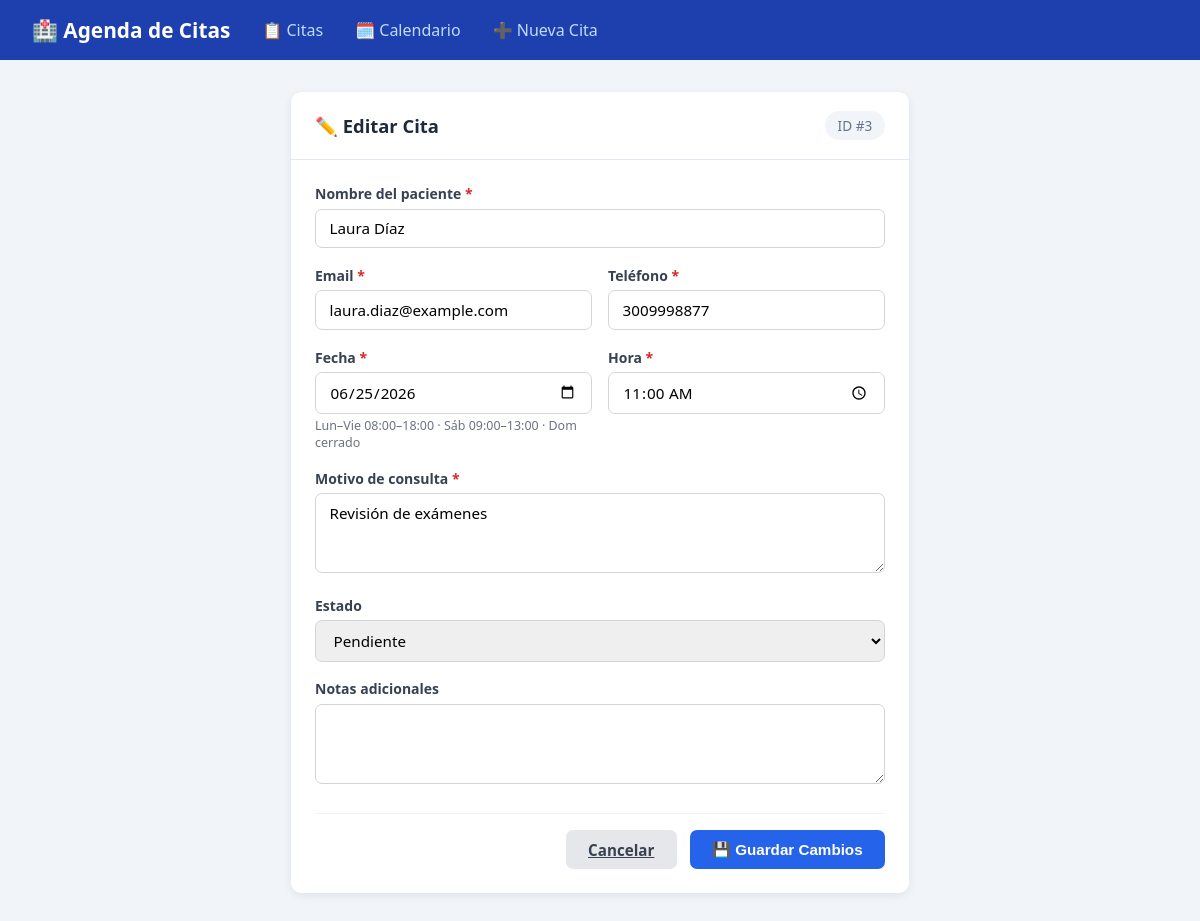
The app's page /editar.php?id=3 with its own data.
### tables this page shows
CREATE TABLE IF NOT EXISTS citas (
    id        INT AUTO_INCREMENT PRIMARY KEY,
    nombre    VARCHAR(150)      NOT NULL,
    email     VARCHAR(150)      NOT NULL,
    telefono  VARCHAR(30)       NOT NULL,
    fecha     DATE              NOT NULL,
    hora      TIME              NOT NULL,
    motivo    VARCHAR(255)      NOT NULL,
    estado    ENUM('Pendiente','Confirmada','Completada','Cancelada') NOT NULL DEFAULT 'Pendiente',
    notas     TEXT              NULL,
    creado_en TIMESTAMP         NOT NULL DEFAULT CURRENT_TIMESTAMP,

    INDEX idx_fecha (fecha),
    INDEX idx_estado (estado)
);

### editar.php (the view, shortened to what this page needs)
<?php
require 'conexion.php';
$id = (int)($_GET['id'] ?? 0);
$cita = $conn->query("SELECT * FROM citas WHERE id = $id")->fetch_assoc();
?>
<!DOCTYPE html>
<html lang="es">
<head>
</head>
<body>
<nav>
  <h1>🏥 Agenda de Citas</h1>
  <a href="index.php">📋 Citas</a>
  <a href="calendario.php">🗓️ Calendario</a>
  <a href="nueva.php">➕ Nueva Cita</a>
</nav>
<div class="container">
  <div class="card">
    <div class="card-header">
      <h2>✏️ Editar Cita</h2>
      <span class="id-badge">ID #<?= $id ?></span>
    </div>
    <div class="card-body">
      <form method="POST" action="editar.php?id=<?= $id ?>">
        <div class="form-group">
          <label>Nombre del paciente <span class="required">*</span></label>
          <input type="text" name="nombre" value="<?= htmlspecialchars($cita['nombre']) ?>" required>
        </div>
        <div class="row">
          <div class="form-group">
            <label>Email <span class="required">*</span></label>
            <input type="email" name="email" value="<?= htmlspecialchars($cita['email']) ?>" required>
          </div>
          <div class="form-group">
            <label>Teléfono <span class="required">*</span></label>
            <input type="tel" name="telefono" value="<?= htmlspecialchars($cita['telefono']) ?>" required>
          </div>
        </div>
        <div class="row">
          <div class="form-group">
            <label>Fecha <span class="required">*</span></label>
            <input type="date" name="fecha" value="<?= $cita['fecha'] ?>" required>
            <div class="hint">Lun–Vie 08:00–18:00 · Sáb 09:00–13:00 · Dom cerrado</div>
          </div>
          <div class="form-group">
            <label>Hora <span class="required">*</span></label>
            <input type="time" name="hora" value="<?= substr($cita['hora'],0,5) ?>" step="1800" required>
          </div>
        </div>
        <div class="form-group">
          <label>Motivo de consulta <span class="required">*</span></label>
          <textarea name="motivo" required><?= htmlspecialchars($cita['motivo']) ?></textarea>
        </div>
        <div class="row">
          <div class="form-group">
            <label>Estado</label>
            <select name="estado">
              <?php foreach (['Pendiente','Confirmada','Completada','Cancelada'] as $e): ?>
                <option value="<?= $e ?>" <?= $cita['estado']===$e ? 'selected':'' ?>><?= $e ?></option>
              <?php endforeach; ?>
            </select>
          </div>
        </div>
        <div class="form-group">
          <label>Notas adicionales</label>
          <textarea name="notas"><?= htmlspecialchars($cita['notas'] ?? '') ?></textarea>
        </div>
        <div class="footer-btns">
          <a href="index.php" class="btn btn-secondary">Cancelar</a>
          <button type="submit" class="btn btn-primary">💾 Guardar Cambios</button>
        </div>
      </form>
    </div>
  </div>
</div>
</body>
</html>

### editar.php (style rules this page uses)
* { box-sizing:border-box; margin:0; padding:0; }
body { font-family:'Segoe UI',sans-serif; background:#f1f5f9; color:#1e293b; }
nav { background:#1e40af; color:white; padding:1rem 2rem; display:flex; align-items:center; gap:2rem; }
nav h1 { font-size:1.3rem; }
nav a { color:#bfdbfe; text-decoration:none; }
.container { max-width:650px; margin:2rem auto; padding:0 1rem; }
.card { background:white; border-radius:10px; box-shadow:0 2px 8px rgba(0,0,0,.08); }
.card-header { padding:1.2rem 1.5rem; border-bottom:1px solid #e2e8f0; display:flex; justify-content:space-between; align-items:center; }
.card-header h2 { font-size:1.15rem; }
.card-body { padding:1.5rem; }
.form-group { margin-bottom:1.1rem; }
label { display:block; font-size:.875rem; font-weight:600; color:#374151; margin-bottom:.35rem; }
input, select, textarea { width:100%; padding:.55rem .85rem; border:1px solid #d1d5db; border-radius:7px; font-size:.95rem; font-family:inherit; }
textarea { resize:vertical; min-height:80px; }
.row { display:flex; gap:1rem; }
.row .form-group { flex:1; }
.btn { padding:.6rem 1.4rem; border:none; border-radius:7px; cursor:pointer; font-size:.95rem; font-weight:600; }
.btn-primary { background:#2563eb; color:white; }
.btn-secondary { background:#e5e7eb; color:#374151; }
.required { color:#dc2626; }
.hint { font-size:.78rem; color:#6b7280; margin-top:.2rem; }
.footer-btns { display:flex; gap:.8rem; justify-content:flex-end; margin-top:1.5rem; padding-top:1rem; border-top:1px solid #f1f5f9; }
.id-badge { background:#f1f5f9; padding:.3rem .8rem; border-radius:20px; font-size:.85rem; color:#64748b; }

### records on screen
citas: nombre "Laura Díaz", email "laura.diaz@example.com", telefono "3009998877", fecha "06/25/2026", hora "11:00", motivo "Revisión de exámenes", estado "Pendiente"

### other values on screen
$id "3"
